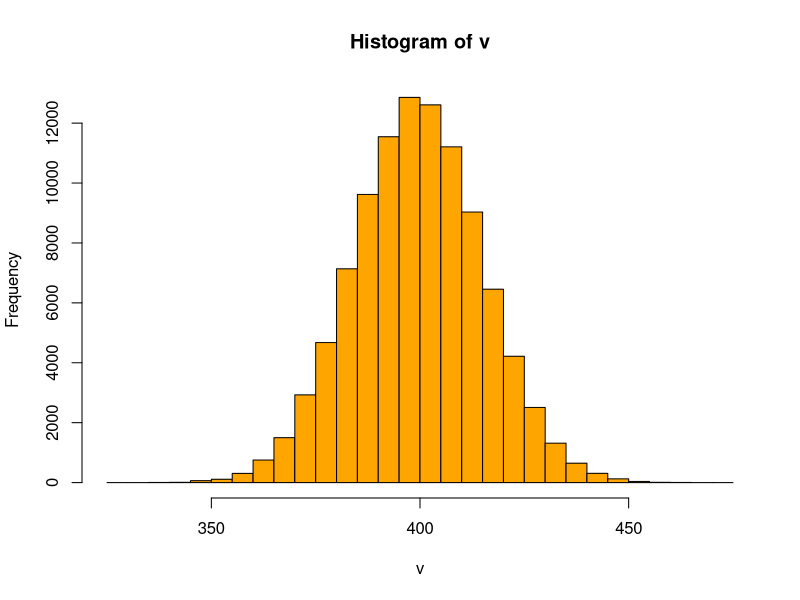
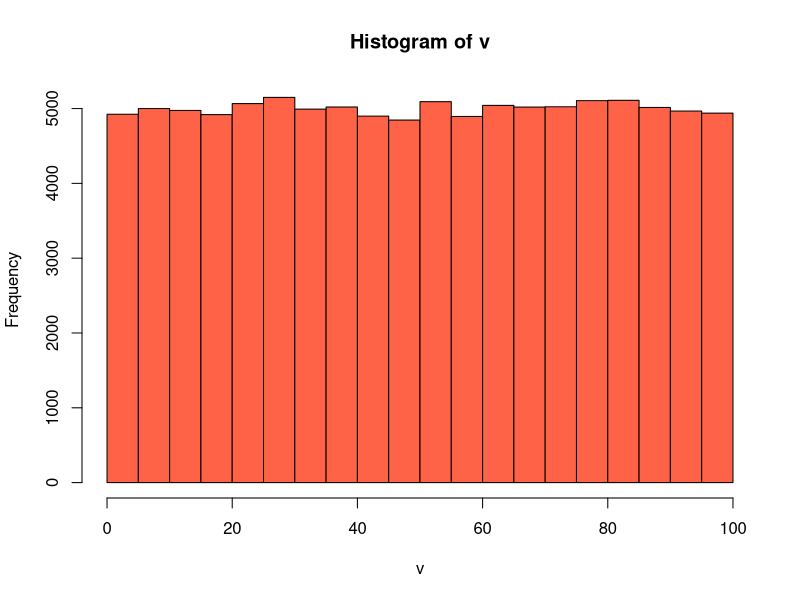
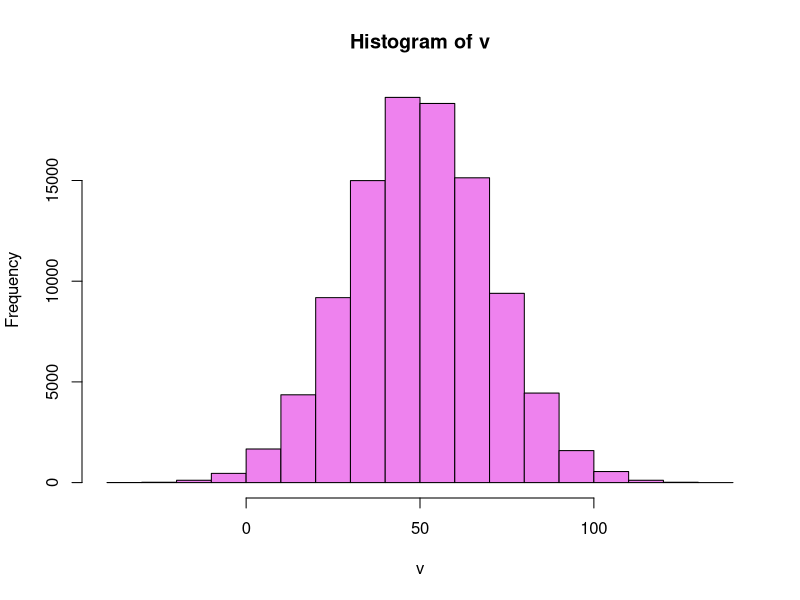
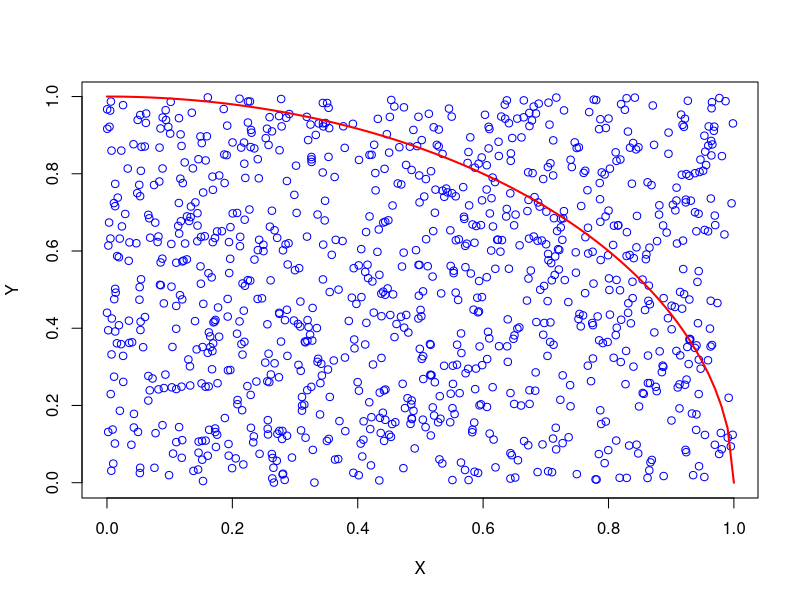
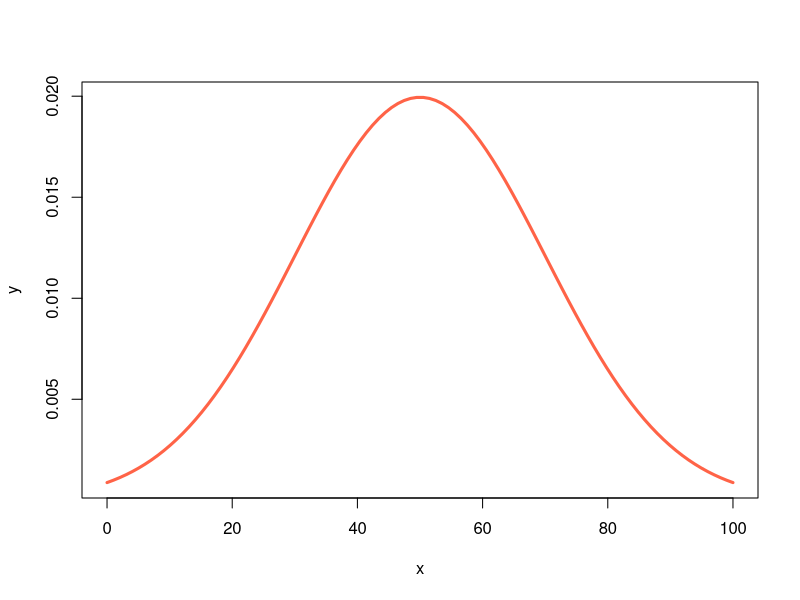
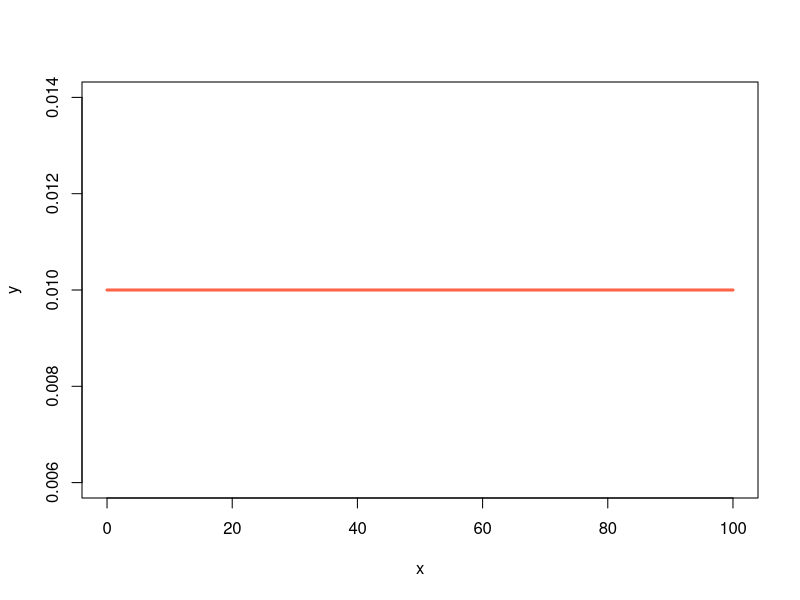
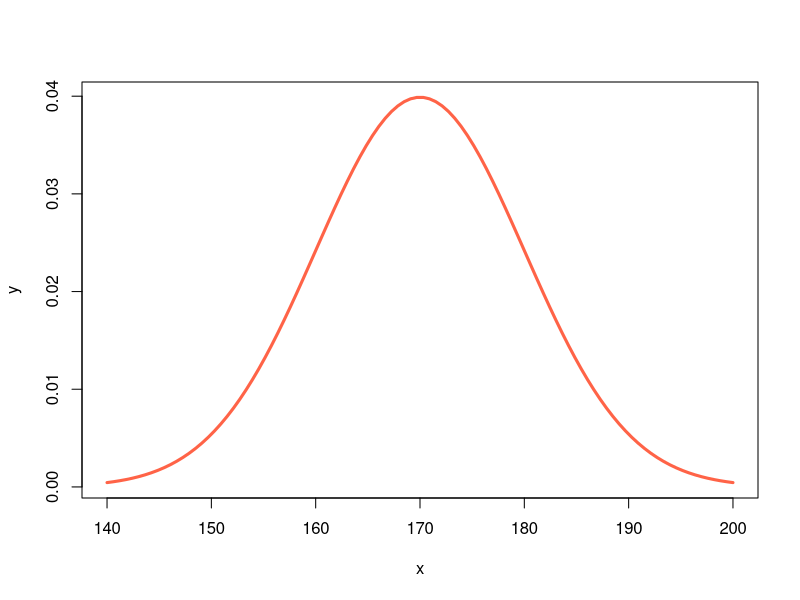
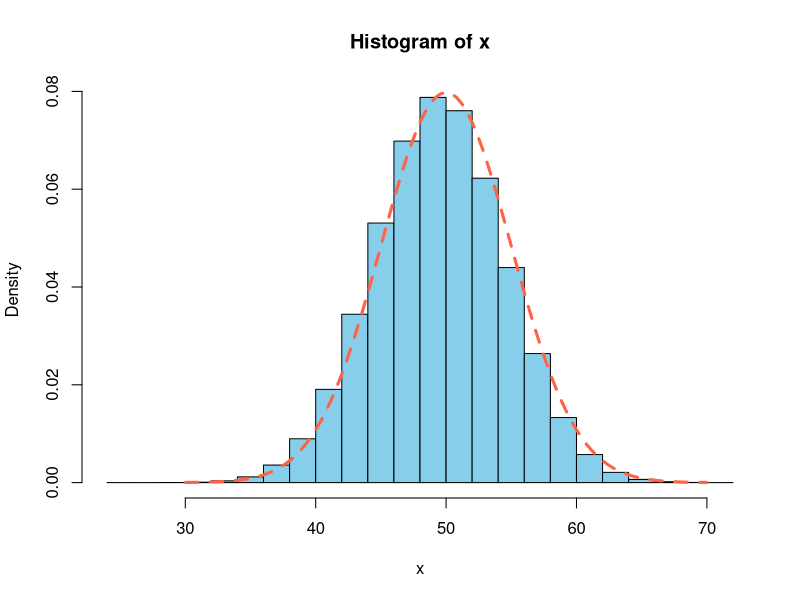

Generate these figures, in order, with R: (Note: this script raises an error after producing the figures.)
colors()  # 색깔 살펴보기

# 베르누이 시행
windows(width = 7, height = 5)

v <- rbinom(n = 100000, size = 1000, prob = 0.4) # 랜덤 이항분포?, 동전을 동시에 1000개 던져서 앞뒤가 나오는 수??
hist(v, col ='orange', breaks = 30)

set.seed(2022)
v <- runif(n = 100000, min = 0, max = 100)
hist(v, col = 'tomato', breaks = 20)


mean(v)
sd(v) 

v <- rnorm(n =100000, mean= 50, sd = 20)
hist(v, col = 'violet', breaks = 20)


# 몬테카르로 시뮬레이션으로 원주율 계산하기
n_sim <- 1000
x <- vector(length = n_sim)
y <- vector(length = n_sim)
res = 0
for (i in 1:n_sim) {
  x[i] <- runif(1)
  y[i] <- runif(1)
  if (x[i]^2 + y[i]^2 < 1) {
    res <- res + 1
  }
}
4 * res / n_sim

circle <- function (x) sqrt(1 - x^2)
plot(x, y, xlab='X', ylab='Y', col='blue')
curve(circle, from = 0, to = 1, add=T, col='red', lwd=2)


x <- seq(0, 100, length = 100)
y <- dnorm(x, mean = 50, sd = 20)
plot(x, y, type = 'l',
     col = 'tomato', lwd = 3)  # l은 선, lwd 는 선 두께??


x <- seq(0, 100, length = 100)
y <- dunif(x, min = 0, max = 100)
plot(x, y, type = 'l',
     col = 'tomato', lwd = 3)

# 키 데이터?
x <- seq(140, 200, length = 100)
y <- dnorm(x, mean = 170, sd = 10)
plot(x, y, type = 'l',
     col = 'tomato', lwd = 3)


pnorm(35000, mean = 30000, sd = 10000)
pnorm(25000, 30000, 10000)

pnorm(35000, 30000, 10000) - pnorm(25000, 30000, 10000)

# pnorm(1) == pnorm(1, 0, 1)
pnorm(1, 0, 1) - pnorm(-1, 0, 1)

pnorm(2) - pnorm(-2)
pnorm(2.56) - pnorm(-2.56)

pnorm(87, mean = 68, sd = 10)
(1 - pnorm(87, mean = 68, sd = 10)) * 200

pnorm(87, mean = 68, sd = 10, lower.tail = F)  # 위에서 부터???

1 - pnorm(35000, 30000, 10000)
pnorm(35000, 30000, 10000, lower.tail = F)  # 위와 동일


pnorm(70, 60, 10, lower.tail = F)
pnorm(80, 70, 20, lower.tail = F)


x <- rbinom(1000000, size = 100, prob = 0.5)
hist(x, col = 'skyblue', breaks = 20,
     prob = T)
sd(x)
curve(dnorm(x, 50, 5), 30, 70, col = 'tomato',
      add = T, lwd = 3, lty =2)


library(MASS)
height <- na.omit(survey$Height)
length(height)
hist(height, col = 'skyblue', breaks = 20)

mean(height)
sd(height)

X.bar <- c()
for (i in 1:100000) {
  samp <- height[sample(1:209, size = 30)]
  X.bar[i] <- mean(samp)
  X.sd[i] <- sd(samp) 
}
hist(X.bar, col = 'skyblue',
     breaks = 20, prob = T)
x <- seq(160, 180, length = 200)
curve(dnorm(x, mean(height), sd(height)),
      160, 180, col = 'tomato',
      add = T, lwd = 3, lty =2)

curve(dnorm(x, mean(height), sd(X.bar)),
      160, 180, col = 'tomato',
      add = T, lwd = 3, lty =2)

X.bar
X.sd

x.1 <- rnorm(n = 5000, mean = 70, sd = 5)
x.2 <- rnorm(n = 5000, mean = 50, sd = 5)
x <- c(x.1, x.2)
hist(x, col = 'skyblue', breaks = 20)

X.bar <- c()
for (i in 1:100000) {
  samp <- x[sample(x, size = 30)]
  X.bar[i] <- mean(samp)
}
hist(X.bar, col = 'skyblue',
     breaks = 20, prob = T)
x.samp <- seq(30, 90, length = 200)

curve(dnorm(x.samp, mean(x), sd(X.bar)),
      30, 90, col = 'tomato',
      add = T, lwd = 3, lty =2)
 


cor(iris[, -5])

cor.test(iris$Petal.Width, iris$Petal.Length)

binom.test(x = 60, n = 100, p = 0.5) 

qnorm(p = 0.5, mean = 50, sd = 10)

qnorm(p = 0.68, mean = 50, sd = 10)

qnorm(p = 0.975, mean = 50, sd = 10)
qnorm(p = 0.025, mean = 50, sd = 10)

qnorm(p = 0.005, mean = 50, sd = 10)
qnorm(p = 0.995, mean = 50, sd = 10)

pnorm(75.75829, mean = 50, sd = 10)  # qnorm과 역함수 관계?
pnorm(24.24171, mean = 50, sd = 10)
pnorm(69.59964, mean = 50, sd = 10)
pnorm(30.40036, mean = 50, sd = 10)
  
binom.test(x = 65, n = 100, p = 0.5)

binom.test(x = 65, n = 100, p = 0.5, conf.level = 0.99)
  
shapiro.test(survey$Height) 
hist(survey$Height)

shapiro.test(survey$Age)
shapiro.test(iris$Petal.Length)
shapiro.test(mtcars$mpg)
 
qqnorm(survey$Height, col =' skyblue')
qqline(survey$Height, col = 'tomato', lwd = 3)

qqnorm(survey$Age, col =' skyblue')
qqline(survey$Age, col = 'tomato', lwd = 3)


v <- rt(n = 10000, df = 29)  # df = n - 1???
hist(v, col = 'skyblue', prob = T)

x <- seq(-4, 4, length = 200)
curve(dt(x, df = 19), -4, 4, add = T,
      col = 'tomato', lwd = 3, lty = 2)

curve(dnorm(x), -4, 4, add = T,
      col = 'violet', lwd = 5, lty = 4)

pt(q = 2.04523, df = 29)
pt(q = 2.756386, df = 29)

qt(p = 0.975, df = 29)
qt(p = 0.995, df = 29)

library(MASS)
data(cats)
str(cats)

table(cats$Sex)

mean(cats$Bwt, na.rm=T)
tapply(cats$Bwt, INDEX = list(Sex=cats$Sex), mean)

t.test(Bwt ~ Sex, data = cats, conf.level = 0.99)

str(sleep)

t.test(extra ~ group, data = sleep, paired = T)   # 통계적으로 유의하다 ?
